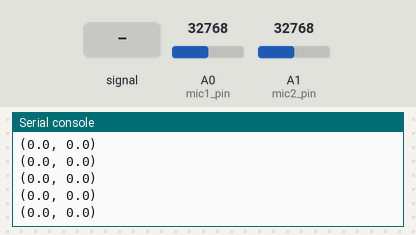
Simulated run of this program. Board: CircuitPython board. Shown: the last lines printed to the serial console. Inputs (shaded band) come from the test bench; at power-on: A0 (mic1_pin) = 32768, A1 (mic2_pin) = 32768 (analog values on the 0–65535 scale). Files the program writes start out absent.

Above: at 1.2 s.
1.3 s: A0 (mic1_pin) set to 45874
At 3.48 s:
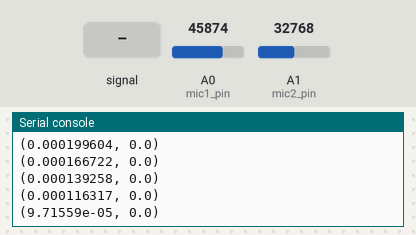
4.3 s: A0 (mic1_pin) fed a 200 Hz sine of ±5242 counts around its level
At 4.42 s:
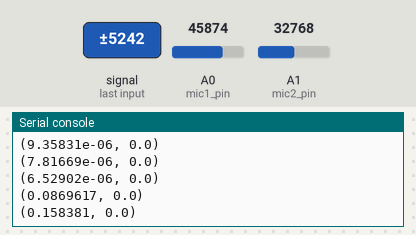
5.8 s: A1 (mic2_pin) fed a 200 Hz sine of ±5242 counts around its level
7.3 s: A1 (mic2_pin) set to 45874
At 7.3 s:
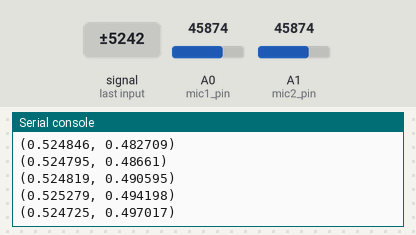
8.8 s: A0 (mic1_pin) fed a 1000 Hz sine of ±16383 counts around its level
10.3 s: A0 (mic1_pin) set to 57670
At 11.9 s:
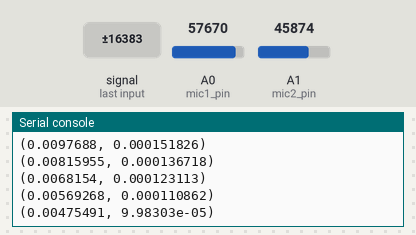
Timing chart, 0 to 13.4 s (numbered marks = the images above; inputs shaded):
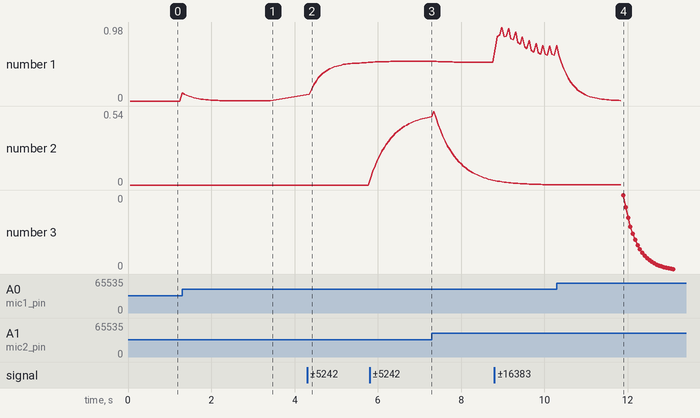

The program:

two_mics_with_filter_data_logging.py
```python
# import the required libraries
import board
import analogio
import time

sample_window_time_for_sensors = 0.05 # 50ms sample time. In the 50ms period find the max and min microphone output values
# initialize the microphone minimum and maximum output value variables
mic1_signal_max = 0
mic1_signal_min = 65536
mic2_signal_max = 0
mic2_signal_min = 65536

# initialize microphone output values (voltage)
mic1_previous_raw_data = 0 # raw_data means before filtering
mic1_previous_filtered_data = 0 # filtered_data means after filtering
mic1_current_raw_data = 0
mic1_current_filtered_data=0
mic2_previous_raw_data = 0
mic2_previous_filtered_data = 0
mic2_current_raw_data = 0
mic2_current_filtered_data=0

# set the analog pins for the microphones
mic1_pin = analogio.AnalogIn(board.A0) # user mic
mic2_pin = analogio.AnalogIn(board.A1) # ambient mic

current_time = time.monotonic() # store the current time
start_time = time.monotonic() # store the time just before starting the data collection

# create empty arrays to append microphone values and the corresponding time frame
mic1_data = []
mic2_data = []
time_data = []

# open a file to store the microphone data
with open("data_log.txt","a") as f:
    while True:
        mic1 = mic1_pin.value
        mic2 = mic2_pin.value
        # find the min and max values of the microphone signals
        if mic1 < 65536:
            if mic1 > mic1_signal_max:
                mic1_signal_max = mic1
            elif mic1 < mic1_signal_min:
                mic1_signal_min = mic1
        if mic2 < 65536:
            if mic2 > mic2_signal_max:
                mic2_signal_max = mic2
            elif mic2 < mic2_signal_min:
                mic2_signal_min = mic2
        if (current_time + sample_window_time_for_sensors) < time.monotonic():
            # enter into this block every 50ms
            current_time = time.monotonic()
            mic1_peak_to_peak_signal = mic1_signal_max - mic1_signal_min
            mic2_peak_to_peak_signal = mic2_signal_max - mic2_signal_min
            mic1_voltage = (mic1_peak_to_peak_signal * 3.3) / 65536
            mic1_current_raw_data = mic1_voltage
            # filter for microphone 1 (user mic). Low pass first order filter 200Hz. sampling frequency 7000Hz
            mic1_current_filtered_data = 0.83526683*mic1_previous_filtered_data + 0.08236658*mic1_current_raw_data + 0.08236658*mic1_current_raw_data
            mic1_current_raw_data = mic1_current_raw_data
            mic1_previous_filtered_data = mic1_current_filtered_data
            mic2_voltage = (mic2_peak_to_peak_signal * 3.3) / 65536
            mic2_current_raw_data = mic2_voltage
            # filter for microphone 2 (ambient mic). Low pass first order filter 500Hz sampling frequency 30000Hz
            mic2_current_filtered_data = 0.90049055*mic2_previous_filtered_data + 0.04975473*mic2_current_raw_data + 0.04975473*mic2_current_raw_data
            mic2_current_raw_data = mic2_current_raw_data
            mic2_previous_filtered_data = mic2_current_filtered_data
            print((mic1_current_filtered_data, mic2_current_filtered_data))
            current_time = time.monotonic() # update current time
            # reset variables again for the next iteration
            mic1_peak_to_peak_signal, mic2_peak_to_peak_signal = 0, 0
            mic1_voltage, mic2_voltage = 0, 0
            mic1_signal_max, mic2_signal_max = 0, 0
            mic1_signal_min, mic2_signal_min = 65536, 65536
            # append filtered microphones values and the corresponding time to the arrays
            mic1_data.append(mic1_current_filtered_data)
            mic2_data.append(mic2_current_filtered_data)
            time_data.append(current_time)
        if time.monotonic()-start_time >30:
            # after 30 seconds write the values stored in the array in the file and exit
            f.write(str(mic1_data))
            f.write(str(mic2_data))
            f.write(str(time_data))
            break
```

Measured:
- after the input at 1.3 s, the serial console: prints a new line at once (image 1)
- plotted number 1: 0 → 0 after the input at 1.3 s
